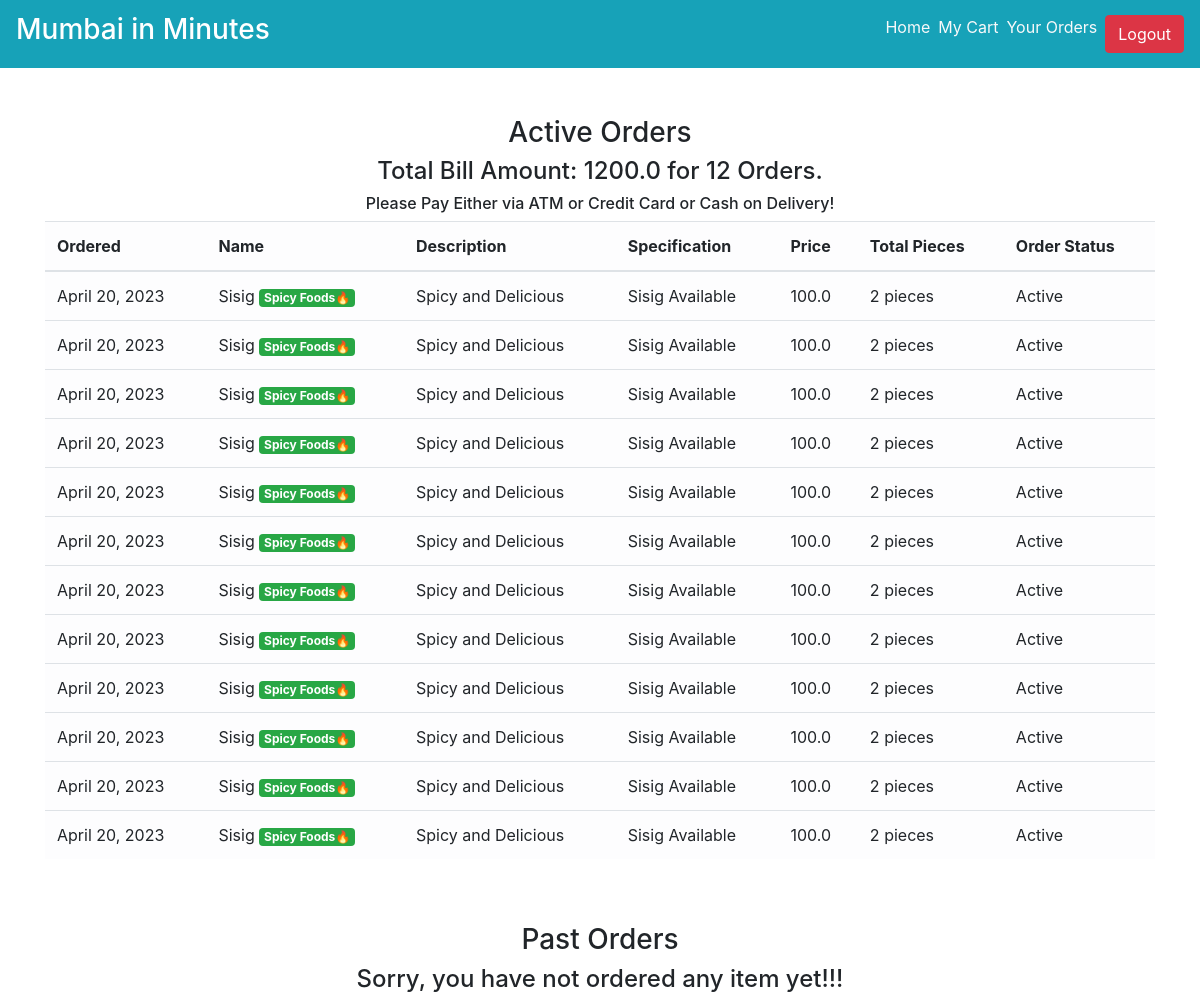
Page /order_details/ (signed in) on the committed database.
### main/models.py (models this page shows, shortened)
class CartItems(models.Model):
    ORDER_STATUS = (
        ('Active', 'Active'),
        ('Delivered', 'Delivered')
    )
    user = models.ForeignKey(User, on_delete=models.CASCADE)
    item = models.ForeignKey(Item, on_delete=models.CASCADE)
    ordered = models.BooleanField(default=False)
    quantity = models.IntegerField(default=1)
    ordered_date = models.DateField(default=timezone.now)
    status = models.CharField(max_length=20, choices=ORDER_STATUS, default='Active')
    delivery_date = models.DateField(default=timezone.now)
    class Meta:
        verbose_name = 'Cart Item'
        verbose_name_plural = 'Cart Items'

class Item(models.Model):
    LABELS = (
        ('Best Selling Foods', 'Best Selling Foods'),
        ('New Food', 'New Food'),
        ('Spicy Foods🔥', 'Spicy Foods🔥'),
    )
    LABEL_COLOUR = (
        ('danger', 'danger'),
        ('success', 'success'),
        ('primary', 'primary'),
        ('info', 'info'),
        ('warning', 'warning'),
    )
    title = models.CharField(max_length=150)
    description = models.CharField(max_length=250,blank=True)
    price = models.FloatField()
    pieces = models.IntegerField(default=6)
    instructions = models.CharField(max_length=250,default="Available")
    image = models.ImageField(default='default.png', upload_to='images/')
    labels = models.CharField(max_length=25, choices=LABELS, blank=True)
    label_colour = models.CharField(max_length=15, choices=LABEL_COLOUR, blank=True)
    slug = models.SlugField(default="foods")
    created_by = models.ForeignKey(User, on_delete=models.CASCADE)

### main/views.py (the view)
# urls.py: path('order_details/', views.order_details, name='order_details'),
@login_required
def order_details(request):
    items = CartItems.objects.filter(user=request.user, ordered=True,status="Active").order_by('-ordered_date')
    cart_items = CartItems.objects.filter(user=request.user, ordered=True,status="Delivered").order_by('-ordered_date')
    bill = items.aggregate(Sum('item__price'))
    number = items.aggregate(Sum('quantity'))
    pieces = items.aggregate(Sum('item__pieces'))
    total = bill.get("item__price__sum")
    count = number.get("quantity__sum")
    total_pieces = pieces.get("item__pieces__sum")
    context = {
        'items':items,
        'cart_items':cart_items,
        'total': total,
        'count': count,
        'total_pieces': total_pieces
    }
    return render(request, 'main/order_details.html', context)

### main/templatetags/get_group.py (called while the page is built)
@register.filter(name='has_group')
def has_group(user, group_name):
    return user.groups.filter(name=group_name).exists()

### main/templates/main/order_details.html
{% extends "main/layout.html" %}
{% block content %}
<div class="cart">
    <div class="container">
        <div class="row">
            <div class="col-sm-12 mt-5">
                <h3 class="text-center">Active Orders</h3>
                {% if items %}
                <h4 class="text-center">Total Bill Amount: {{total}} for {{ count }} Orders.</h4>
                <h6 class="text-center">Please Pay Either via ATM or Credit Card or Cash on Delivery!</h6>
                <div class="table-responsive">
                    <table class="table table-light">
                        <thead>
                        <tr>
                            <th scope="col">Ordered</th>
                            <th scope="col">Name</th>
                            <th scope="col">Description</th>
                            <th scope="col">Specification</th>
                            <th scope="col">Price</th>
                            <th scope="col">Total Pieces</th>
                            <th scope="col">Order Status</th>
                        </tr>
                        </thead>
                        <tbody>
                            {% for item_active in items %}
                        <tr>
                            <td>{{ item_active.ordered_date }}</td>
                            <td>{{ item_active.item.title }} <span class="badge badge-{{ item_active.item.label_colour }}">{{ item_active.item.labels }}</span></td>
                            <td>{{ item_active.item.description }}</td>
                            <td>{{ item_active.item.instructions }}</td>
                            <td>{{ item_active.item.price }}</td>
                            <td>{{ item_active.item.pieces }} pieces</td>
                            <td>{{ item_active.status }}</td>
                        </tr>
                            {% endfor %}
                        </tbody>
                    </table>
                </div>
                {% else %}
                <h4 class="text-center">Sorry, you have not ordered any item yet!!!</h4>
                {% endif %}
            </div>
        </div>
        <div class="row">
            <div class="col-sm-12 mt-5">
                <h3 class="text-center">Past Orders</h3>
                {% if cart_items %}
                <div class="table-responsive">
                    <table class="table table-light">
                        <thead>
                        <tr>
                            <th scope="col">Ordered</th>
                            <th scope="col">Name</th>
                            <th scope="col">Description</th>
                            <th scope="col">Specification</th>
                            <th scope="col">Price</th>
                            <th scope="col">Total Pieces</th>
                            <th scope="col">Order Status</th>
                            <th scope="col">Delivery Date</th>
                        </tr>
                        </thead>
                        <tbody>
                            {% for cart in cart_items %}
                        <tr>
                            <td>{{ cart.ordered_date }}</td>
                            <td>{{ cart.item.title }} <span class="badge badge-{{ cart.item.label_colour }}">{{ cart.item.labels }}</span></td>
                            <td>{{ cart.item.description }}</td>
                            <td>{{ cart.item.instructions }}</td>
                            <td>{{ cart.item.price }}</td>
                            <td>{{ cart.item.pieces }} pieces</td>
                            <td>{{ cart.status }}</td>
                            <td>{{ cart.delivery_date }}</td>
                        </tr>
                            {% endfor %}
                        </tbody>
                    </table>
                </div>
                {% else %}
                <h4 class="text-center">Sorry, you have not ordered any item yet!!!</h4>
                {% endif %}
            </div>
        </div>
    </div>
</div>
{% endblock content %}

### rows in the picture
CartItems: ordered_date "April 20, 2023", item "Sisig", item.labels "Spicy Foods🔥", item.description "Spicy and Delicious", item.instructions "Sisig Available", item.price "100.0", item.pieces "2", status "Active"
CartItems: ordered_date "April 20, 2023", item "Sisig", item.labels "Spicy Foods🔥", item.description "Spicy and Delicious", item.instructions "Sisig Available", item.price "100.0", item.pieces "2", status "Active"
CartItems: ordered_date "April 20, 2023", item "Sisig", item.labels "Spicy Foods🔥", item.description "Spicy and Delicious", item.instructions "Sisig Available", item.price "100.0", item.pieces "2", status "Active"
CartItems: ordered_date "April 20, 2023", item "Sisig", item.labels "Spicy Foods🔥", item.description "Spicy and Delicious", item.instructions "Sisig Available", item.price "100.0", item.pieces "2", status "Active"
CartItems: ordered_date "April 20, 2023", item "Sisig", item.labels "Spicy Foods🔥", item.description "Spicy and Delicious", item.instructions "Sisig Available", item.price "100.0", item.pieces "2", status "Active"
CartItems: ordered_date "April 20, 2023", item "Sisig", item.labels "Spicy Foods🔥", item.description "Spicy and Delicious", item.instructions "Sisig Available", item.price "100.0", item.pieces "2", status "Active"
CartItems: ordered_date "April 20, 2023", item "Sisig", item.labels "Spicy Foods🔥", item.description "Spicy and Delicious", item.instructions "Sisig Available", item.price "100.0", item.pieces "2", status "Active"
CartItems: ordered_date "April 20, 2023", item "Sisig", item.labels "Spicy Foods🔥", item.description "Spicy and Delicious", item.instructions "Sisig Available", item.price "100.0", item.pieces "2", status "Active"
CartItems: ordered_date "April 20, 2023", item "Sisig", item.labels "Spicy Foods🔥", item.description "Spicy and Delicious", item.instructions "Sisig Available", item.price "100.0", item.pieces "2", status "Active"
CartItems: ordered_date "April 20, 2023", item "Sisig", item.labels "Spicy Foods🔥", item.description "Spicy and Delicious", item.instructions "Sisig Available", item.price "100.0", item.pieces "2", status "Active"
CartItems: ordered_date "April 20, 2023", item "Sisig", item.labels "Spicy Foods🔥", item.description "Spicy and Delicious", item.instructions "Sisig Available", item.price "100.0", item.pieces "2", status "Active"
CartItems: ordered_date "April 20, 2023", item "Sisig", item.labels "Spicy Foods🔥", item.description "Spicy and Delicious", item.instructions "Sisig Available", item.price "100.0", item.pieces "2", status "Active"

### other values in the picture
{{ total }} "1200.0"
{{ count }} "12"
